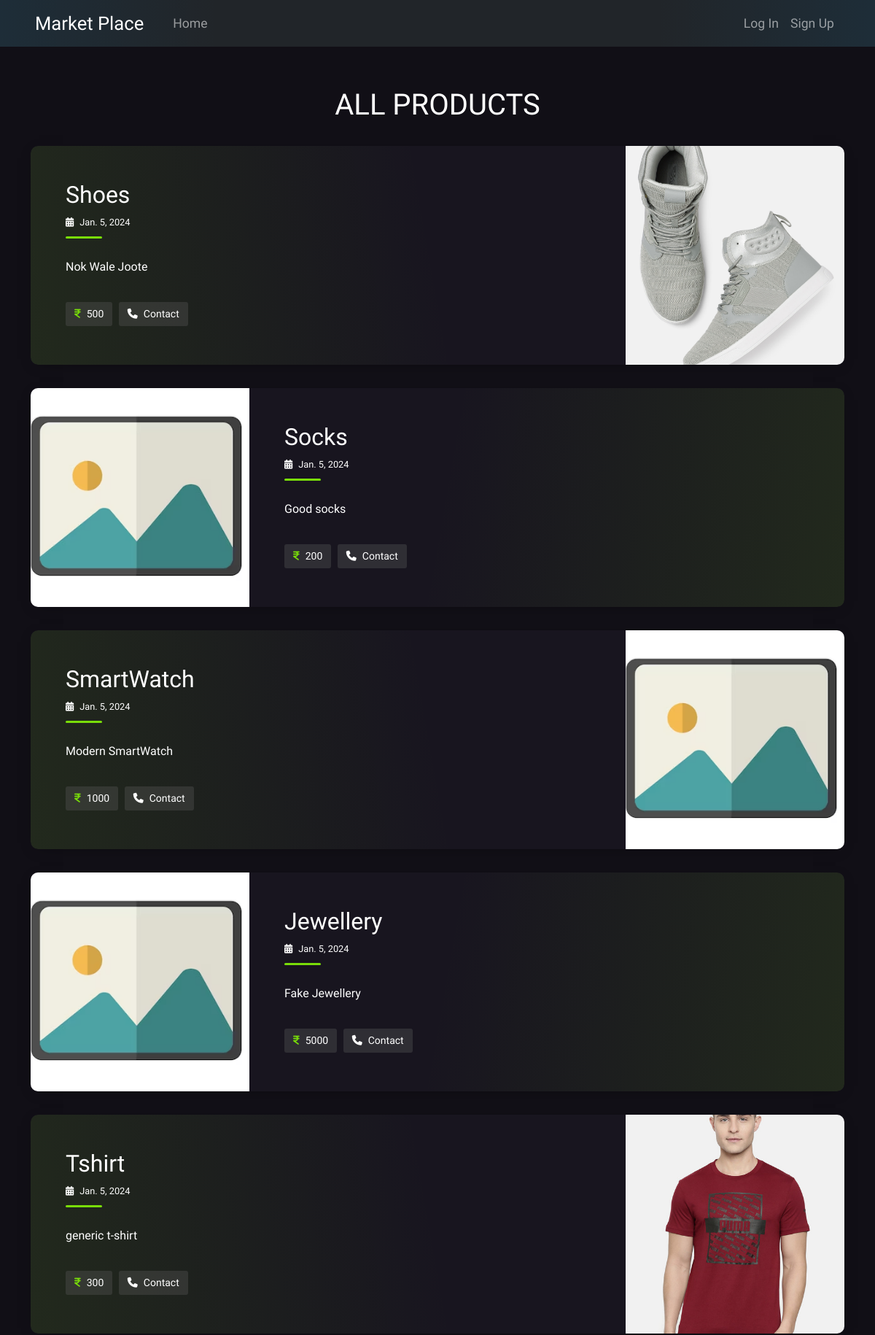
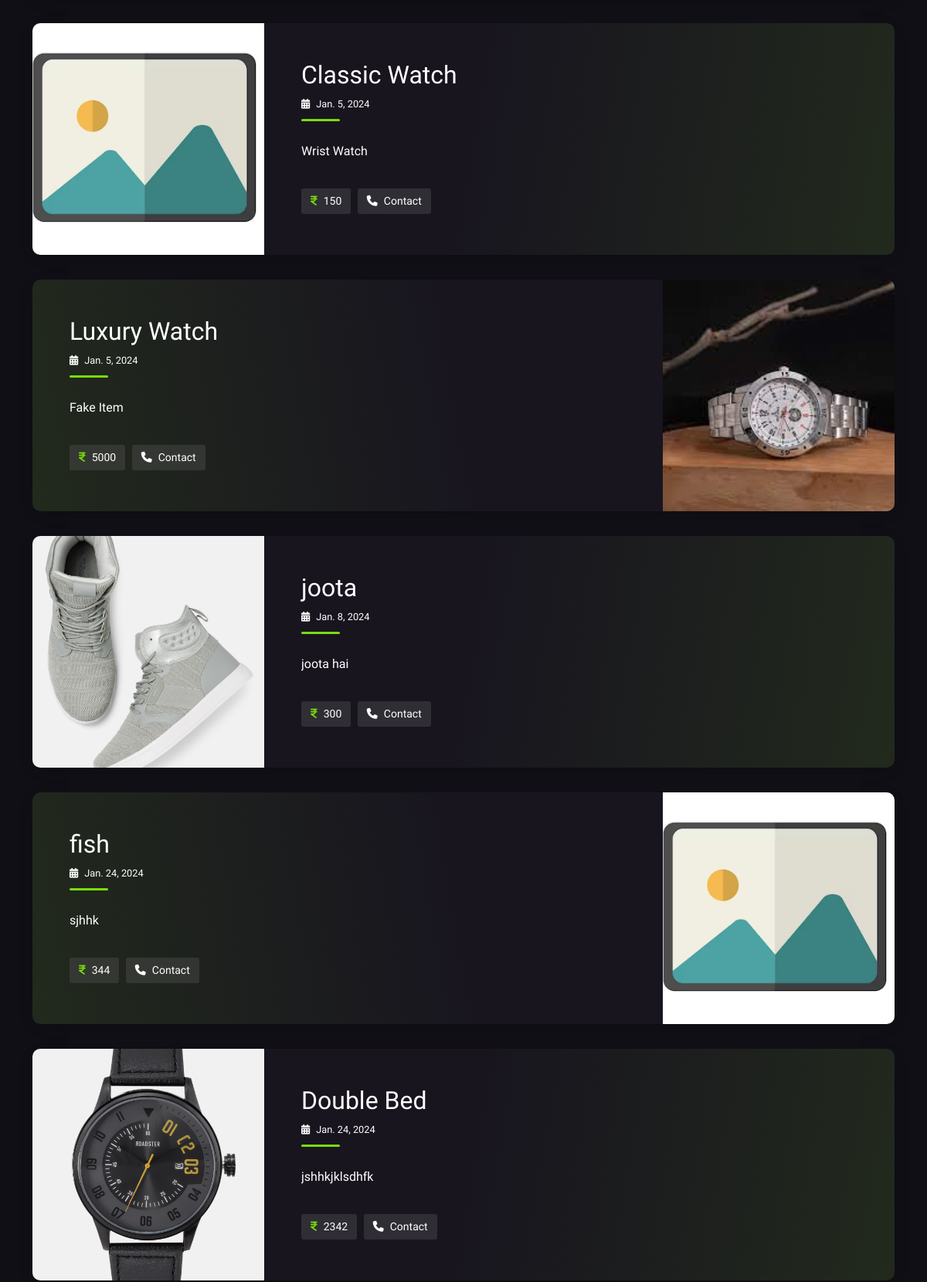
/home/ (upper part), run on the app's committed database (2 pictures, top to bottom).
### basicapp/models.py (models this page shows, shortened)
class Product(models.Model):
    user=models.ForeignKey(User,on_delete=models.CASCADE,default=1, related_name='products')
    p_name=models.CharField(max_length=50)
    p_desc=models.CharField(max_length=500)
    p_date=models.DateField(auto_now_add=True)
    p_price=models.IntegerField()
    p_image=models.ImageField(upload_to="basicapp/images",default="basicapp/images/placeholder.png")

### basicapp/views.py (the view)
# urls.py: path('', views.index , name='index'),
def index(request):
    all_prods=models.Product.objects.all()
    context={'all_prods':all_prods}
    return render(request,'basicapp/index.html',context)

### basicapp/templates/basicapp/index.html
{% extends 'basicapp/base.html' %}
{% load static %}
{% block body %}
<div class="container py-4">
  <h1 class="h1 text-center" id="pageHeaderTitle">All Products</h1>
  {% for item in all_prods %}
  <article class="postcard dark green">
    <div class="postcard__img_link">
      <img class="postcard__img"  src="{{ item.p_image.url }}" alt="Image Title" />
    </div>
    <div class="postcard__text">
      <h1 class="postcard__title green">{{item.p_name}}</h1>
      <div class="postcard__subtitle small"><i class="fas fa-calendar-alt me-2"></i>{{item.p_date}}</div>
      <div class="postcard__bar"></div>
      <div class="postcard__preview-txt">{{item.p_desc}}</div>
      <ul class="postcard__tagbox">
        <li class="tag__item ">
          <i class="fa-solid fa-indian-rupee-sign me-2 " style="color:#79dd09"></i>{{item.p_price}}
        </li>
        <li class="tag__item play green">
          <a href="{% url 'basicapp:owner-info' item.user.id %}"><i class="fa-solid fa-phone me-2"></i>Contact</a>
        </li>
      </ul>
    </div>
  </article>
  {% endfor %}
</div>
{% endblock %}

### basicapp/templates/basicapp/base.html (shortened to what this page needs)
{% load static %}
<!DOCTYPE html>
<html lang="en">
  <head>
    <link
      href="https://cdn.jsdelivr.net/npm/bootstrap@5.0.2/dist/css/bootstrap.min.css"
      rel="stylesheet"
 />
    <link rel="stylesheet" href="https://cdnjs.cloudflare.com/ajax/libs/font-awesome/6.5.1/css/all.min.css" />
    <link rel="stylesheet" type="text/css" href="{% static 'basicapp/css/index.css' %}" />
  </head>
  <body class="dark">
    <nav
      class="navbar navbar-expand-lg navbar-dark bg-dark"
      style="background-image: radial-gradient( circle,   transparent 50% ,rgba(0, 118, 189, 0.1));">
      <div class="container-fluid" style="font-size: 110%; padding-right:4%; padding-left:4%">
        <a class="navbar-brand" href="{% url 'basicapp:index' %}" style="font-size: 1.6rem">Market Place</a>
        <div class="collapse navbar-collapse ms-3" id="navbarSupportedContent">
          <ul class="navbar-nav me-auto mb-2 mb-lg-0">
            <li class="nav-item ">
              <a class="nav-link "  href="{% url 'basicapp:index' %}">Home</a>
            </li>
          </ul>
          {% if user.is_authenticated %}
          <ul class="navbar-nav ms-auto mb-2 mb-lg-0 profile-menu">
            <li class="nav-item dropdown">
              <a class="nav-link dropdown-toggle " href="#" id="navbarDropdown" role="button" data-bs-toggle="dropdown" aria-expanded="false" style="padding:0">
                <div class="profile-pic me-2">
                  <img  src="{{ user.userprofile.profile_pic.url }}" alt="Profile Picture" />
                </div>
                {{user.username}}
              </a>
              <ul class="dropdown-menu dropdown-menu-dark" aria-labelledby="navbarDropdown">
                <li>
                  <a class="dropdown-item " href="{% url 'user:profile' %}"><i class="fa-solid fa-user"></i> My Profile</a>
                </li>
                <li><hr class="dropdown-divider"></li>
                <li>
                  <a class="dropdown-item " href="{% url 'user:logout' %}"><i class="fas fa-sign-out-alt"></i> Log Out</a>
                </li>
              </ul>
            </li>
          </ul>
          {% else %}
          <ul class="navbar-nav ms-auto mb-2 mb-lg-0">
            <li class="nav-item">
              <a class="nav-link" href="{% url 'user:login' %}">Log In</a>
            </li>
            <li class="nav-item">
              <a class="nav-link" href="{% url 'user:signup' %}">Sign Up</a>
            </li>
          </ul>
          {% endif %}
        </div>
      </div>
    </nav>
     {% block body %} {% endblock %}
  </body>
</html>

### basicapp/static/basicapp/css/index.css (style rules this page uses)
body { font-family: "Baloo 2", cursive; font-size: 16px; color: #fff; text-rendering: optimizeLegibility; font-weight: initial; }
.dark { background: #110f16; }
a, a:hover { text-decoration: none; transition: color 0.3s ease-in-out; }
#pageHeaderTitle { margin: 2rem 0; text-transform: uppercase; text-align: center; font-size: 2.5rem; }
.postcard { flex-wrap: wrap; display: flex; box-shadow: 0 4px 21px -12px rgba(0, 0, 0, 0.66); border-radius: 10px; margin: 0 0 2rem 0; overflow: hidden; position: relative; color: #fff; }
.postcard.dark { background-color: #18151f; }
.postcard a { color: inherit; }
.postcard h1, .postcard .h1 { margin-bottom: 0.5rem; font-weight: 500; }
.postcard .small { font-size: 80%; }
.postcard .postcard__title { font-size: 1.75rem; }
.postcard .postcard__img { max-height: 180px; width: 100%; object-fit: cover; position: relative; }
.postcard .postcard__img_link { display: contents; }
.postcard .postcard__bar { width: 50px; height: 10px; margin: 10px 0; border-radius: 5px; background-color: #424242; transition: width 0.2s ease; }
.postcard .postcard__text { padding: 1.5rem; position: relative; display: flex; flex-direction: column; }
.postcard .postcard__preview-txt { overflow: hidden; text-overflow: ellipsis; height: 100%; display: flex; align-items: center; }
.postcard .postcard__tagbox { font-size: 14px; margin: 20px 0 0 0; padding: 0; justify-content: center; }
.postcard .postcard__tagbox .tag__item { display: inline-block; background: rgba(83, 83, 83, 0.4); border-radius: 3px; padding: 6px 12px; margin: 0 5px 5px 0; cursor: default; user-select: none; transition: background-color 0.3s; }
.postcard:before { content: ""; position: absolute; top: 0; right: 0; bottom: 0; left: 0; background-image: linear-gradient(-70deg, #424242, transparent 50%); opacity: 1; border-radius: 10px; }
@media screen and (min-width: 769px) { .postcard { flex-wrap: inherit; height: 300px; } }
@media screen and (min-width: 769px) { .postcard .postcard__title { font-size: 2rem; } }
@media screen and (min-width: 769px) { .postcard .postcard__tagbox { justify-content: start; } }
@media screen and (min-width: 769px) { .postcard .postcard__img { max-width: 300px; max-height: 100%; transition: transform 0.5s ease; } }
@media screen and (min-width: 769px) { .postcard .postcard__text { padding: 3rem; width: 100%; } }
@media screen and (min-width: 769px) { .postcard:nth-child(2n + 1) { flex-direction: row; } }
@media screen and (min-width: 769px) { .postcard:nth-child(2n + 0) { flex-direction: row-reverse; } }
@media screen and (min-width: 769px) { .postcard:nth-child(2n + 1) .postcard__text::before { left: -12px !important; transform: rotate(4deg); } }
@media screen and (min-width: 769px) { .postcard:nth-child(2n + 0) .postcard__text::before { right: -12px !important; transform: rotate(-4deg); } }
@media screen and (min-width: 1024px) { .postcard__text { padding: 2rem 3.5rem; } }
.green .postcard__bar { background-color: #79dd09; }
.green::before { background-image: linear-gradient(-30deg, rgba(121, 221, 9, 0.1), transparent 50%); }
.green:nth-child(2n)::before { background-image: linear-gradient(30deg, rgba(121, 221, 9, 0.1), transparent 50%); }
@media screen and (min-width: 769px) { .green::before { background-image: linear-gradient(-80deg, rgba(121, 221, 9, 0.1), transparent 50%); } }
@media screen and (min-width: 769px) { .green:nth-child(2n)::before { background-image: linear-gradient(80deg, rgba(121, 221, 9, 0.1), transparent 50%); } }

### data on the page
Product: p_image (picture), p_name "Shoes", p_date "Jan. 5, 2024", p_desc "Nok Wale Joote", p_price "500"
Product: p_image (placeholder picture), p_name "Socks", p_date "Jan. 5, 2024", p_desc "Good socks", p_price "200"
Product: p_image (placeholder picture), p_name "SmartWatch", p_date "Jan. 5, 2024", p_desc "Modern SmartWatch", p_price "1000"
Product: p_image (placeholder picture), p_name "Jewellery", p_date "Jan. 5, 2024", p_desc "Fake Jewellery", p_price "5000"
Product: p_image (picture), p_name "Tshirt", p_date "Jan. 5, 2024", p_desc "generic t-shirt", p_price "300"
Product: p_image (placeholder picture), p_name "Classic Watch", p_date "Jan. 5, 2024", p_desc "Wrist Watch", p_price "150"
Product: p_image (picture), p_name "Luxury Watch", p_date "Jan. 5, 2024", p_desc "Fake Item", p_price "5000"
Product: p_image (picture), p_name "joota", p_date "Jan. 8, 2024", p_desc "joota hai", p_price "300"
Product: p_image (placeholder picture), p_name "fish", p_date "Jan. 24, 2024", p_desc "sjhhk", p_price "344"
Product: p_image (picture), p_name "Double Bed", p_date "Jan. 24, 2024", p_desc "jshhkjklsdhfk", p_price "2342"
